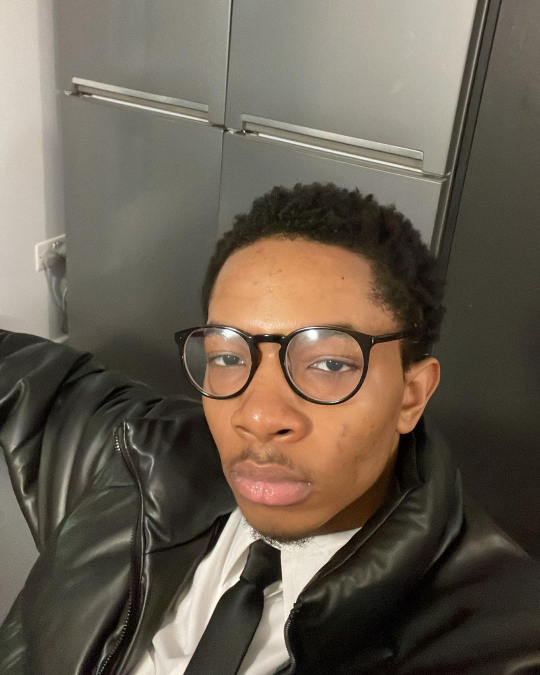
#> input picture resizer_project/profile_picture.jpg, 1080 x 1350 px, found by its file name (shown at 1/2 size)
$ python imge_resizer.py
#> lines starting #> are read from the running program, lines starting #| are printed output that depends on the picture
#> the answer given: 100
#> the answer given: 100
from PIL import Image

def resize_image(size1, size2):
#> called with size1 = 100, size2 = 100
    image = Image.open('Python-Projects/resizer_project/profile_picture.jpg')
#> image is the input picture: PIL image 1080x1350 RGB; mean R, G, B 105.8, 95.3, 81.8
    print(f'Current size : {image.size}')
#| Current size : (1080, 1350)
    resized_image = image.resize((size1, size2))
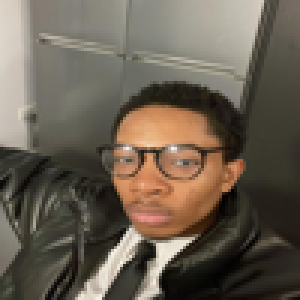
#> resized_image: PIL image 100x100 RGB (shown 3 times larger); mean R, G, B 105.8, 95.3, 81.8
    resized_image.save(f'Python-Projects/resizer_project/resized_profile_picture_{str(size1)}_{str(size2)}.jpg')

inputSize1 = int(input("Enter the width you want the picture to be: "))
inputSize2 = int(input("Enter the length you want the picture to be: "))

resize_image(inputSize1, inputSize2)
